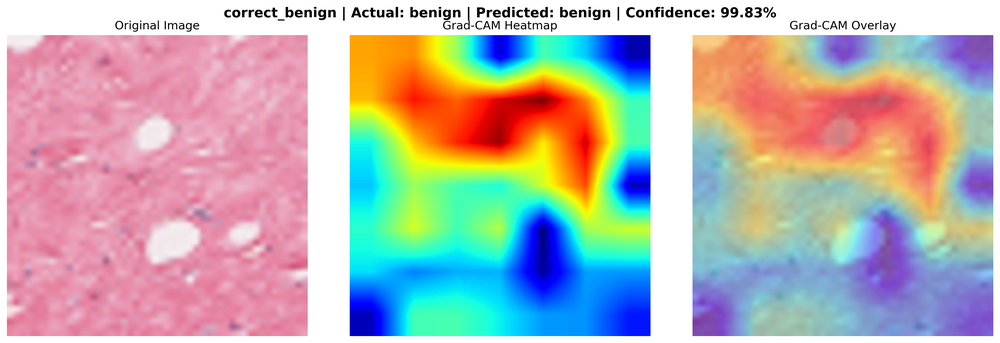
#> input picture results/xai/gradcam/correct_benign/correct_benign_1 - Copy.png, 1000 x 343 px, shrunk from 4332 x 1485 before the run; its folder holds only this picture in this run
$ python xai_quantitative.py
#> lines starting #> are read from the running program, lines starting #| are printed output that depends on the picture
import os
import cv2
import numpy as np
import pandas as pd
import matplotlib.pyplot as plt

from pathlib import Path
from scipy.stats import entropy


# ============================================================
# XAI QUANTITATIVE EVALUATION
# ============================================================

print("\n" + "=" * 70)
print("XAI QUANTITATIVE EVALUATION")
print("=" * 70)


# ============================================================
# PROJECT PATHS
# ============================================================

PROJECT_ROOT = Path(__file__).resolve().parent.parent

XAI_ROOT = PROJECT_ROOT / "results" / "xai"

OUTPUT_DIR = PROJECT_ROOT / "results" / "xai_quantitative"

OUTPUT_DIR.mkdir(parents=True, exist_ok=True)


print(f"\nProject Root: {PROJECT_ROOT}")
print(f"XAI Root: {XAI_ROOT}")
print(f"Output Directory: {OUTPUT_DIR}")


# ============================================================
# XAI METHODS
# ============================================================

METHODS = {
    "Grad-CAM": XAI_ROOT / "gradcam",
    "Grad-CAM++": XAI_ROOT / "gradcam_plus_plus",
    "SHAP": XAI_ROOT / "shap",
    "LIME": XAI_ROOT / "lime"
}


# ============================================================
# CATEGORIES
# ============================================================

CATEGORIES = [
    "correct_benign",
    "correct_malignant",
    "false_positive",
    "false_negative"
]


# ============================================================
# LOAD IMAGE
# ============================================================

def load_image(image_path):

    image = cv2.imread(str(image_path))
#> image is the input picture: shape (343, 1000, 3); mean B, G, R 177.2, 178.9, 185.6

    if image is None:
        return None

    image = cv2.cvtColor(
        image,
        cv2.COLOR_BGR2RGB
    )

    return image


# ============================================================
# CREATE APPROXIMATE HEATMAP
# ============================================================

def extract_heatmap(image):

    """
    Convert explanation visualization into
    an approximate importance map.
    """

    gray = cv2.cvtColor(
        image,
        cv2.COLOR_RGB2GRAY
    )
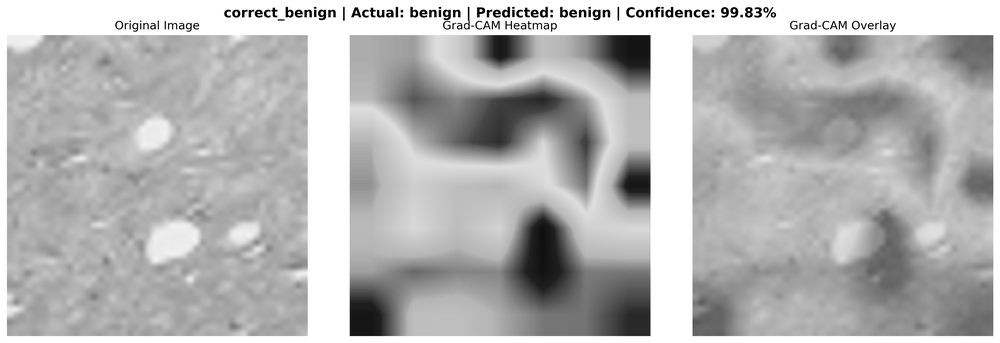
#> gray: shape (343, 1000); min 0, max 255, mean 180.7

    gray = gray.astype(np.float32)

    # Normalize
    gray = gray - np.min(gray)

    max_value = np.max(gray)
#> max_value = 255

    if max_value > 0:
        gray = gray / max_value

    return gray


# ============================================================
# CONCENTRATION SCORE
# ============================================================

def concentration_score(heatmap):

    """
    Measures how concentrated the explanation is.

    Higher score = more focused explanation.
    """

    flat = heatmap.flatten()

    flat = flat[flat > 0]

    if len(flat) == 0:
        return 0

    total = np.sum(flat)
#> total = 243037.7

    if total == 0:
        return 0

    probabilities = flat / total

    entropy_value = entropy(probabilities)
#> entropy_value = 12.7

    max_entropy = np.log(len(probabilities))
#> max_entropy = 12.74

    if max_entropy == 0:
        return 0

    concentration = 1 - (
        entropy_value / max_entropy
    )
#> concentration = 0.00344

    return concentration


# ============================================================
# SPARSITY SCORE
# ============================================================

def sparsity_score(heatmap):

    """
    Measures how sparse the explanation is.

    Higher score = fewer important pixels.
    """

    threshold = np.mean(heatmap)
#> threshold = 0.709

    important_pixels = np.sum(
        heatmap > threshold
    )
#> important_pixels = 165380

    total_pixels = heatmap.size
#> total_pixels = 343000

    sparsity = 1 - (
        important_pixels / total_pixels
    )
#> sparsity = 0.518

    return sparsity


# ============================================================
# ACTIVATION SCORE
# ============================================================

def activation_score(heatmap):

    """
    Measures average importance intensity.
    """

    return float(np.mean(heatmap))


# ============================================================
# MAXIMUM IMPORTANCE
# ============================================================

def max_importance_score(heatmap):

    return float(np.max(heatmap))


# ============================================================
# TOP 10% IMPORTANCE SCORE
# ============================================================

def top_importance_score(heatmap):

    flat = heatmap.flatten()

    if len(flat) == 0:
        return 0

    top_percentage = int(
        len(flat) * 0.10
    )
#> top_percentage = 34300

    if top_percentage == 0:
        top_percentage = 1

    top_values = np.sort(flat)[-top_percentage:]

    return float(np.mean(top_values))


# ============================================================
# EXPLANATION AREA SCORE
# ============================================================

def explanation_area_score(heatmap):

    """
    Percentage of pixels considered important.
    """

    threshold = np.mean(heatmap)
#> threshold = 0.709

    important_pixels = np.sum(
        heatmap >= threshold
    )
#> important_pixels = 165380

    total_pixels = heatmap.size
#> total_pixels = 343000

    score = important_pixels / total_pixels
#> score = 0.482

    return score


# ============================================================
# PROCESS SINGLE IMAGE
# ============================================================

def evaluate_image(image_path):

    image = load_image(image_path)

    if image is None:

        return {
            "Concentration": 0,
            "Sparsity": 0,
            "Activation": 0,
            "Max_Importance": 0,
            "Top10_Importance": 0,
            "Explanation_Area": 0
        }

    heatmap = extract_heatmap(image)

    results = {

        "Concentration":
            concentration_score(heatmap),

        "Sparsity":
            sparsity_score(heatmap),

        "Activation":
            activation_score(heatmap),

        "Max_Importance":
            max_importance_score(heatmap),

        "Top10_Importance":
            top_importance_score(heatmap),

        "Explanation_Area":
            explanation_area_score(heatmap)
    }
#> results = {'Concentration': 0.00344, 'Sparsity': 0.518, 'Activation': 0.709, 'Max_Importance': 1, 'Top10_Importance': 1, 'Explanation_Area': 0.482}

    return results


# ============================================================
# FIND IMAGE FILES
# ============================================================

def get_image_files(folder):

    extensions = [
        "*.png",
        "*.jpg",
        "*.jpeg"
    ]

    files = []

    for extension in extensions:

        files.extend(
            list(folder.glob(extension))
        )

    return sorted(files)


# ============================================================
# STORE RESULTS
# ============================================================

all_results = []


# ============================================================
# START EVALUATION
# ============================================================

print("\n" + "=" * 70)
print("STARTING QUANTITATIVE EVALUATION")
print("=" * 70)


for method_name, method_path in METHODS.items():

    print("\n" + "-" * 70)

    print(
        f"\nEvaluating Method: {method_name}"
    )

    print("-" * 70)

    if not method_path.exists():

        print(
            f"WARNING: Folder not found: {method_path}"
        )

        continue


    for category in CATEGORIES:

        category_path = (
            method_path / category
        )

        print(
            f"\nCategory: {category}"
        )

        if not category_path.exists():

            print(
                f"WARNING: Category not found: {category_path}"
            )

            continue


        image_files = get_image_files(
            category_path
        )

        print(
            f"Images Found: {len(image_files)}"
        )


        for index, image_path in enumerate(
            image_files,
            start=1
        ):

            print(
                f"Processing Image {index}: "
                f"{image_path.name}"
            )

            metrics = evaluate_image(
                image_path
            )
#> metrics has the same summary as results in evaluate_image

            row = {

                "Method":
                    method_name,

                "Category":
                    category,

                "Image":
                    image_path.name,

                "Concentration":
                    metrics["Concentration"],

                "Sparsity":
                    metrics["Sparsity"],

                "Activation":
                    metrics["Activation"],

                "Max_Importance":
                    metrics["Max_Importance"],

                "Top10_Importance":
                    metrics["Top10_Importance"],

                "Explanation_Area":
                    metrics["Explanation_Area"]
            }

            all_results.append(row)


# ============================================================
# CREATE DATAFRAME
# ============================================================

print("\n" + "=" * 70)
print("CREATING RESULTS DATAFRAME")
print("=" * 70)


df = pd.DataFrame(
    all_results
)


if df.empty:

    print(
        "\nERROR: No XAI images found!"
    )

    print(
        "\nPlease check your XAI folder paths."
    )

    exit()


# ============================================================
# SAVE DETAILED RESULTS
# ============================================================

detailed_csv = (
    OUTPUT_DIR /
    "xai_quantitative_detailed.csv"
)


df.to_csv(
    detailed_csv,
    index=False
)


print(
    f"\nDetailed Results Saved:"
)

print(
    detailed_csv
)


# ============================================================
# METHOD-WISE SUMMARY
# ============================================================

print("\n" + "=" * 70)
print("METHOD-WISE QUANTITATIVE SUMMARY")
print("=" * 70)


method_summary = (

    df.groupby("Method")[

        [
            "Concentration",
            "Sparsity",
            "Activation",
            "Max_Importance",
            "Top10_Importance",
            "Explanation_Area"
        ]

    ]

    .mean()

    .reset_index()

)


print("\n")

print(
    method_summary.to_string(
        index=False
    )
)


# ============================================================
# SAVE METHOD SUMMARY
# ============================================================

summary_csv = (
    OUTPUT_DIR /
    "xai_quantitative_summary.csv"
)


method_summary.to_csv(
    summary_csv,
    index=False
)


print(
    f"\nSummary Saved:"
)

print(
    summary_csv
)


# ============================================================
# CATEGORY-WISE SUMMARY
# ============================================================

category_summary = (

    df.groupby(

        [
            "Method",
            "Category"
        ]

    )[

        [
            "Concentration",
            "Sparsity",
            "Activation",
            "Max_Importance",
            "Top10_Importance",
            "Explanation_Area"
        ]

    ]

    .mean()

    .reset_index()

)


category_csv = (

    OUTPUT_DIR /
    "xai_quantitative_category_summary.csv"
)


category_summary.to_csv(

    category_csv,

    index=False
)


print(
    f"\nCategory Summary Saved:"
)

print(
    category_csv
)


# ============================================================
# GENERATE COMPARISON CHARTS
# ============================================================

print("\n" + "=" * 70)
print("GENERATING QUANTITATIVE COMPARISON CHARTS")
print("=" * 70)


metrics_to_plot = [

    "Concentration",
    "Sparsity",
    "Activation",
    "Max_Importance",
    "Top10_Importance",
    "Explanation_Area"

]


for metric in metrics_to_plot:

    print(
        f"\nGenerating Chart: {metric}"
    )


    plt.figure(

        figsize=(10, 6)

    )


    plt.bar(

        method_summary["Method"],

        method_summary[metric]

    )


    plt.title(

        f"XAI Methods Comparison - {metric}"

    )


    plt.xlabel(

        "XAI Method"

    )


    plt.ylabel(

        metric

    )


    plt.xticks(

        rotation=0

    )


    plt.tight_layout()


    chart_path = (

        OUTPUT_DIR /

        f"{metric.lower()}_comparison.png"

    )


    plt.savefig(

        chart_path,

        dpi=300,

        bbox_inches="tight"

    )


    plt.close()


    print(

        f"Saved: {chart_path}"

    )
#> this loop made 6 passes
#> pass 1, `plt.savefig(  chart_path,  dpi=300,  bbox_inches="tight"  )`:
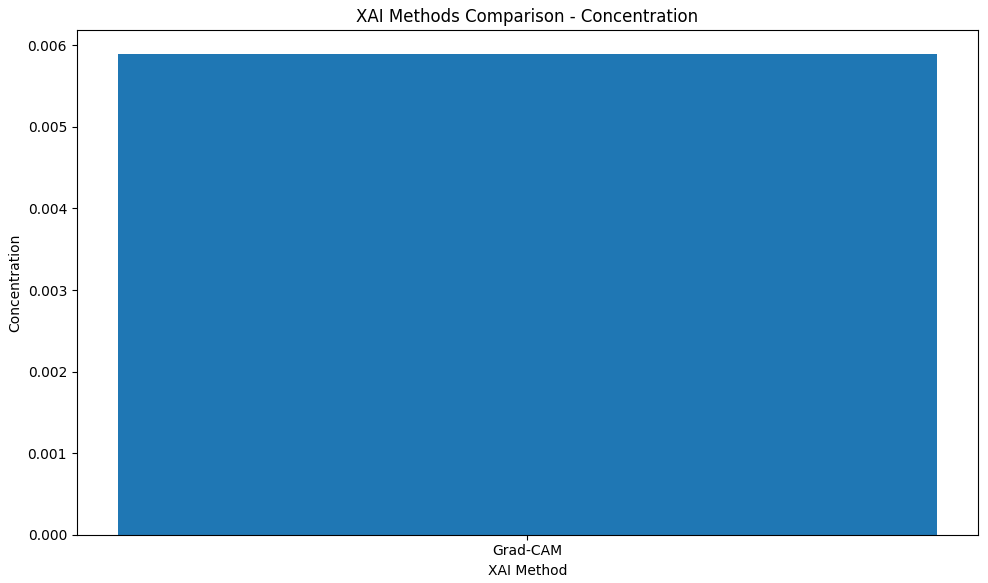
#> figure drawn by matplotlib, 1 panel
#> pass 2, `plt.savefig(  chart_path,  dpi=300,  bbox_inches="tight"  )`:
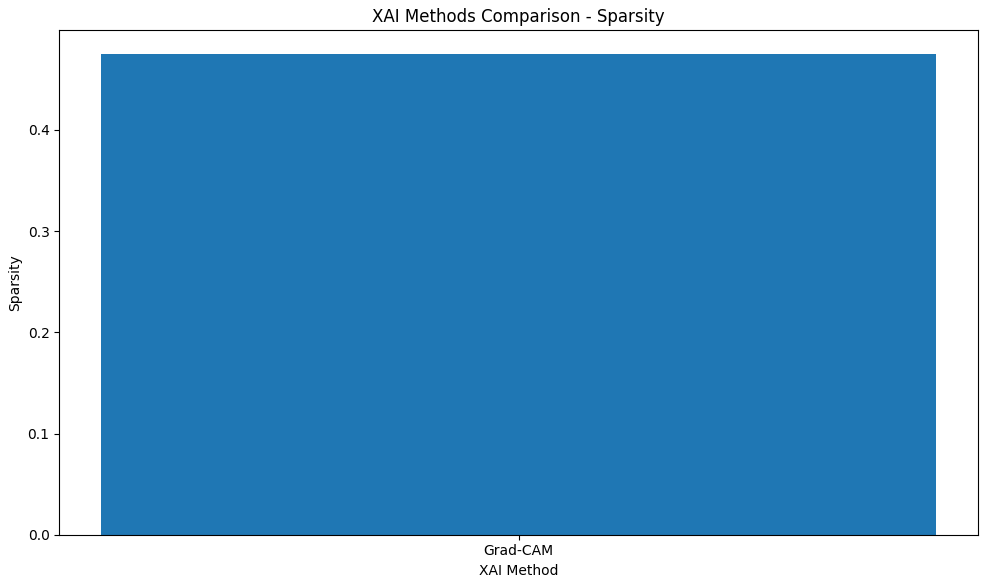
#> figure drawn by matplotlib, 1 panel


# ============================================================
# OVERALL SCORE CALCULATION
# ============================================================

print("\n" + "=" * 70)
print("CALCULATING OVERALL QUANTITATIVE SCORE")
print("=" * 70)


overall_scores = []


for _, row in method_summary.iterrows():

    concentration = row[
        "Concentration"
    ]

    sparsity = row[
        "Sparsity"
    ]

    activation = row[
        "Activation"
    ]

    top_importance = row[
        "Top10_Importance"
    ]


    overall_score = (

        concentration * 0.30

        +

        sparsity * 0.25

        +

        activation * 0.20

        +

        top_importance * 0.25

    )


    overall_scores.append(

        {

            "Method":
                row["Method"],

            "Overall_XAI_Score":
                overall_score

        }

    )


overall_df = pd.DataFrame(

    overall_scores

)


overall_df = (

    overall_df

    .sort_values(

        by="Overall_XAI_Score",

        ascending=False

    )

    .reset_index(

        drop=True

    )

)


print("\n")

print(

    overall_df.to_string(

        index=False

    )

)


# ============================================================
# SAVE OVERALL SCORE
# ============================================================

overall_csv = (

    OUTPUT_DIR /

    "xai_overall_ranking.csv"

)


overall_df.to_csv(

    overall_csv,

    index=False

)


print(

    f"\nOverall Ranking Saved:"

)

print(

    overall_csv

)


# ============================================================
# OVERALL RANKING CHART
# ============================================================

plt.figure(

    figsize=(10, 6)

)


plt.bar(

    overall_df["Method"],

    overall_df["Overall_XAI_Score"]

)


plt.title(

    "Overall XAI Method Ranking"

)


plt.xlabel(

    "XAI Method"

)


plt.ylabel(

    "Overall XAI Score"

)


plt.tight_layout()


ranking_chart = (

    OUTPUT_DIR /

    "overall_xai_ranking.png"

)


plt.savefig(

    ranking_chart,

    dpi=300,

    bbox_inches="tight"

)


plt.close()


print(

    f"\nRanking Chart Saved:"

)

print(

    ranking_chart

)


# ============================================================
# FINAL RESULTS
# ============================================================

print("\n" + "=" * 70)

print(
    "XAI QUANTITATIVE EVALUATION COMPLETED SUCCESSFULLY!"
)

print("=" * 70)


print(

    f"\nTotal Images Evaluated: {len(df)}"

)


print(

    "\nMethods Evaluated:"

)


for method in df["Method"].unique():

    count = len(

        df[

            df["Method"] == method

        ]

    )

    print(

        f"{method}: {count} Images"

    )


print(

    "\n" + "=" * 70

)


print(

    "FILES GENERATED:"

)


print("=" * 70)


print(

    f"\n1. {detailed_csv}"

)

print(

    f"2. {summary_csv}"

)

print(

    f"3. {category_csv}"

)

print(

    f"4. {overall_csv}"

)

print(

    f"5. {ranking_chart}"

)


print(

    "\nAdditional metric comparison charts saved in:"

)

print(

    OUTPUT_DIR

)


print(

    "\n" + "=" * 70

)

print(

    "PROJECT XAI QUANTITATIVE ANALYSIS FINISHED!"

)

print("=" * 70 + "\n")
